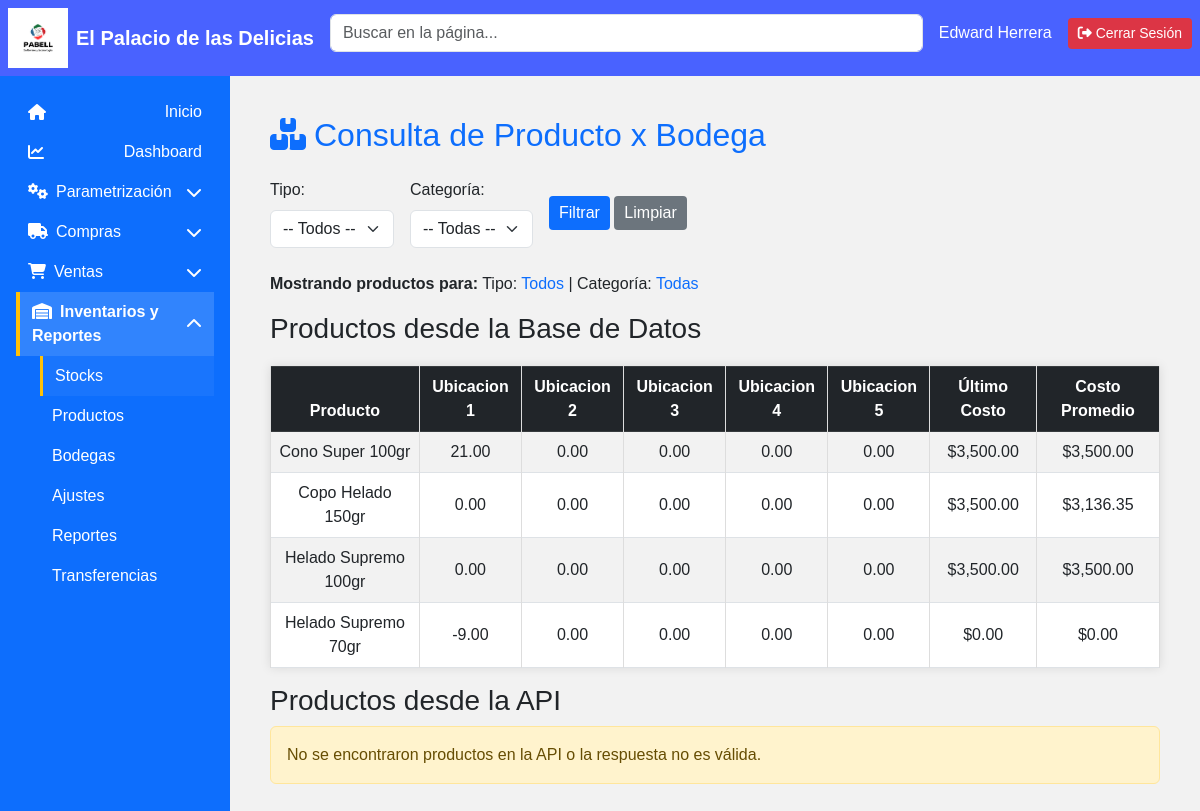
The page /modulos/logistica/inventarios.php (signed in) on the database its author committed.
### tables this page shows
CREATE TABLE `producto` (
  `ID_Producto` int(11) NOT NULL,
  `ID_Proveedor` int(11) NOT NULL,
  `Nombre_Producto` varchar(45) NOT NULL,
  `Tipo` enum('Mercancia','Insumos','Suministros','Muebles y Enseres') NOT NULL,
  `Categoria` enum('Helados','Lacteos','Yogurt','') NOT NULL,
  `Und_Empaque` enum('Unidad','x10','x12','x24') NOT NULL,
  `Stock` int(45) NOT NULL,
  `Stock_Minimo` int(45) NOT NULL,
  `Stock_Optimo` int(45) NOT NULL,
  `Costo_Unitario` double NOT NULL,
  `PVP` double NOT NULL,
  `ID_Bodega` int(11) NOT NULL,
  `Estado` enum('Disponible','En Revisión','','') NOT NULL,
  `Marca` enum('Crem Helado','Topsy','Popsy','Pinguino') NOT NULL
);

### modulos/logistica/inventarios.php (the view, shortened to what this page needs)
<?php
require_once __DIR__ . "/../../public/html/encabezado.php";
include("../../app/db/conexion.php");
$tipoFiltro = $_GET['tipo'] ?? '';
$categoriaFiltro = $_GET['categoria'] ?? '';
$bodegasResult = $conexion->query("SELECT ID_Bodega, Nombre_Bodega FROM bodega ORDER BY ID_Bodega");
$bodegas = [];
while ($row = $bodegasResult->fetch_assoc()) {
    $bodegas[$row['ID_Bodega']] = $row['Nombre_Bodega'];
}
$bodegaSelectParts = [];
foreach ($bodegas as $idBodega => $nombreBodega) {
    $bodegaSelectParts[] = "COALESCE(SUM(CASE WHEN i.ID_Bodega = $idBodega THEN i.Stock ELSE 0 END),0) AS stock_bodega_$idBodega";
}
$bodegaSelect = implode(", ", $bodegaSelectParts);
$sql = "SELECT
            p.ID_Producto,
            p.Nombre_Producto,
            $bodegaSelect,
            (
                SELECT di.Costo_Unitario
                FROM detalle_ingreso di
                JOIN ingreso_producto ip ON di.ID_Ingreso = ip.ID_Ingreso
                WHERE di.ID_Producto = p.ID_Producto
                ORDER BY ip.Fecha_Ingreso DESC, di.ID_Detalle_Ingreso DESC
                LIMIT 1
            ) AS Ultimo_Costo,
            (
                SELECT
                    CASE WHEN SUM(di.Cantidad) > 0
                    THEN SUM(di.Cantidad * di.Costo_Unitario) / SUM(di.Cantidad)
                    ELSE 0 END
                FROM detalle_ingreso di
                WHERE di.ID_Producto = p.ID_Producto
            ) AS Costo_Promedio
        FROM producto p
        LEFT JOIN inventario i ON p.ID_Producto = i.ID_Producto
        WHERE 1=1 ";
$sql .= " GROUP BY p.ID_Producto, p.Nombre_Producto
          ORDER BY p.Nombre_Producto";
$resultado = $conexion->query($sql);
$apiProductos = [];
try {
    $ch = curl_init();
    $apiResponse = curl_exec($ch);
    $apiData = json_decode($apiResponse, true);
    if (json_last_error() === JSON_ERROR_NONE && isset($apiData['productos'])) {
        $apiProductos = $apiData['productos'];
    } else {
        throw new Exception("Formato JSON inválido o sin productos.");
    }
} catch (Exception $e) {
    $apiResponse = '<div class="alert alert-danger">Error al consumir la API: ' . $e->getMessage() . '</div>';
}
?>
<main class="p-4 flex-grow-1 fade-in" id="contenido">
    <h2 class="text-primary mb-4"><i class="fas fa-boxes me-2"></i>Consulta de Producto x Bodega</h2>
    <form method="GET" action="inventarios.php" class="mb-4">
        <div class="row g-3 align-items-center">
            <div class="col-auto">
                <label for="tipo" class="form-label">Tipo:</label>
                <select name="tipo" id="tipo" class="form-select">
                    <option value="">-- Todos --</option>
                </select>
            </div>
            <div class="col-auto">
                <label for="categoria" class="form-label">Categoría:</label>
                <select name="categoria" id="categoria" class="form-select">
                    <option value="">-- Todas --</option>
                </select>
            </div>
            <div class="col-auto">
                <button type="submit" class="btn btn-primary">Filtrar</button>
                <a href="inventarios.php" class="btn btn-secondary">Limpiar</a>
            </div>
        </div>
    </form>
    <div class="mb-3">
        <strong>Mostrando productos para:</strong>
        Tipo:
        <span class="text-primary">
            <?= $tipoFiltro !== '' ? htmlspecialchars($tipoFiltro) : 'Todos' ?>
        </span> | Categoría:
        <span class="text-primary">
            <?= $categoriaFiltro !== '' ? htmlspecialchars($categoriaFiltro) : 'Todas' ?>
        </span>
    </div>
    <?php if ($resultado && $resultado->num_rows > 0): ?>
        <h3>Productos desde la Base de Datos</h3>
        <table class="table table-striped table-bordered align-middle">
            <thead class="table-dark text-center">
                <tr>
                    <th>Producto</th>
                    <?php foreach ($bodegas as $nombreBodega): ?>
                        <th><?= htmlspecialchars($nombreBodega) ?></th>
                    <?php endforeach; ?>
                    <th>Último Costo</th>
                    <th>Costo Promedio</th>
                </tr>
            </thead>
            <tbody>
                <?php while ($fila = $resultado->fetch_assoc()): ?>
                    <tr class="text-center">
                        <td><?= htmlspecialchars($fila['Nombre_Producto']) ?></td>
                        <?php foreach ($bodegas as $idBodega => $nombreBodega): ?>
                            <td><?= number_format($fila["stock_bodega_$idBodega"], 2) ?></td>
                        <?php endforeach; ?>
                        <td>$<?= number_format(floatval($fila['Ultimo_Costo']), 2) ?></td>
                        <td>$<?= number_format(floatval($fila['Costo_Promedio']), 2) ?></td>
                    </tr>
                <?php endwhile; ?>
            </tbody>
        </table>
    <?php else: ?>
        <div class="alert alert-warning">No se encontraron productos en la base de datos.</div>
    <?php endif; ?>
    <h3>Productos desde la API</h3>
    <?php if (!empty($apiProductos)): ?>
        <table class="table table-striped table-bordered align-middle">
            <thead class="table-dark text-center">
                <tr>
                    <th>ID Producto</th>
                    <th>Producto</th>
                    <th>Stock Total</th>
                </tr>
            </thead>
            <tbody>
                <?php foreach ($apiProductos as $producto): ?>
                    <tr class="text-center">
                        <td><?= htmlspecialchars($producto['ID_Producto']) ?></td>
                        <td><?= htmlspecialchars($producto['Nombre_Producto']) ?></td>
                        <td><?= number_format(floatval($producto['Stock_Total']), 2) ?></td>
                    </tr>
                <?php endforeach; ?>
            </tbody>
        </table>
    <?php else: ?>
        <div class="alert alert-warning">No se encontraron productos en la API o la respuesta no es válida.</div>
    <?php endif; ?>
</main>

### app/css/styles.css (style rules this page uses)
body { overflow-x: hidden; }
.fade-in { animation: fadeIn 0.5s ease-in-out; }

### public/html/tablas.php (style rules this page uses)
body { font-family: Arial, sans-serif; background-color: #f2f2f2; }
a { text-decoration: none; color: #0066cc; font-weight: bold; }
table { border-collapse: collapse; width: 95%; margin: 20px auto; background-color: #ffffff; box-shadow: 0 0 10px rgba(0,0,0,0.1); }
th, td { padding: 10px; text-align: center; border: 1px solid #ddd; }
th { background-color: #007BFF; color: white; position: sticky; top: 0; z-index: 1; }
tr:nth-child(even) { background-color: #f9f9f9; }
.btn { padding: 5px 10px; color: white; border: none; border-radius: 4px; cursor: pointer; }

### rows shown on the page
producto: Nombre_Producto "Cono Super 100gr", stock_bodega_ "21.00", stock_bodega_ "0.00", Ultimo_Costo "3,500.00", Costo_Promedio "3,500.00"
producto: Nombre_Producto "Copo Helado 150gr", stock_bodega_ "0.00", Ultimo_Costo "3,500.00", Costo_Promedio "3,136.35"
producto: Nombre_Producto "Helado Supremo 100gr", stock_bodega_ "0.00", Ultimo_Costo "3,500.00", Costo_Promedio "3,500.00"
producto: Nombre_Producto "Helado Supremo 70gr", stock_bodega_ "-9.00", stock_bodega_ "0.00", Ultimo_Costo "0.00", Costo_Promedio "0.00"

### other values the page prints
$nombreUsuario "Edward Herrera"
$nombreBodega "Ubicacion 1"
$nombreBodega "Ubicacion 2"
$nombreBodega "Ubicacion 3"
$nombreBodega "Ubicacion 4"
$nombreBodega "Ubicacion 5"
